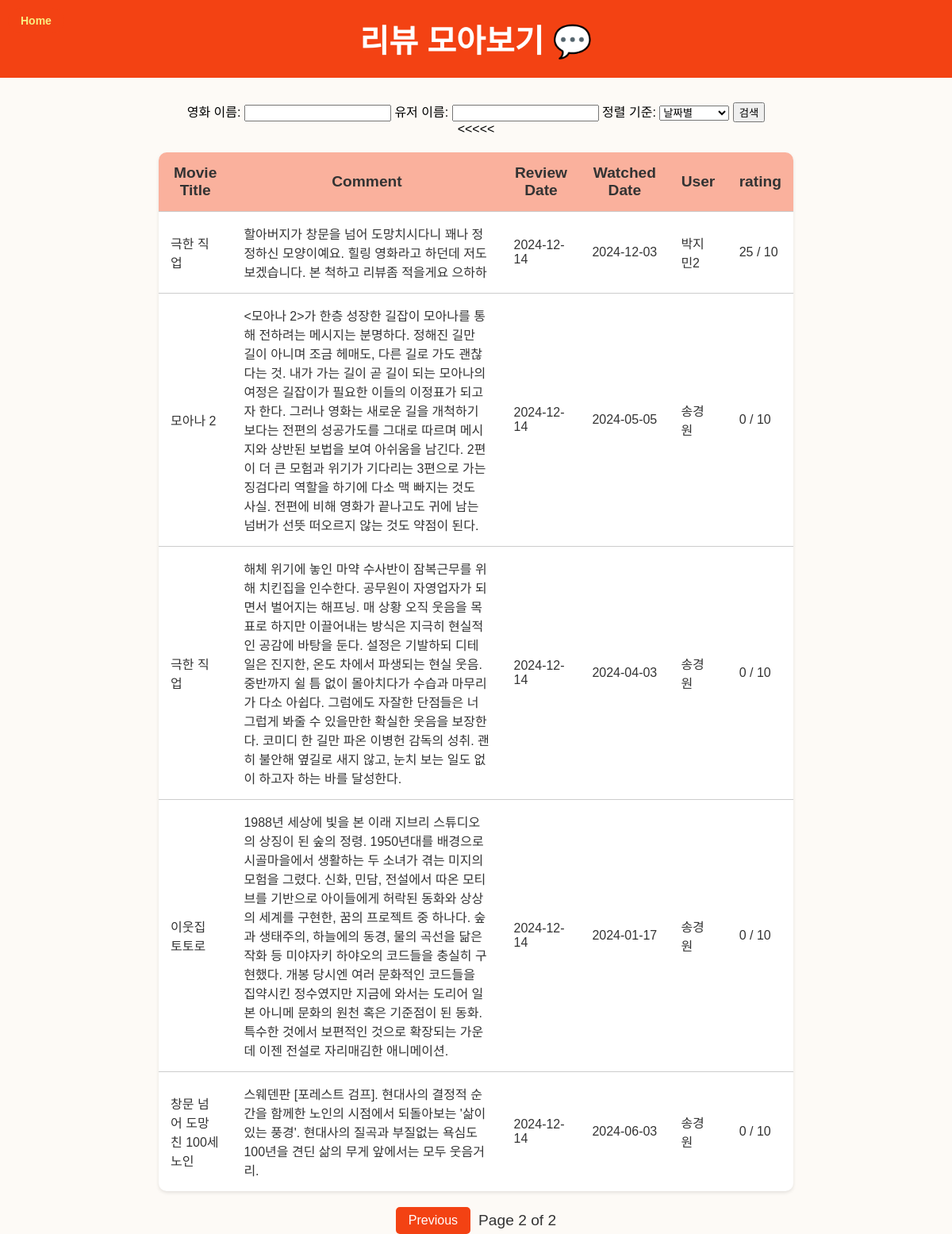
Screenshot of /review?page=2&movie=&user=&sort=date with the database file from the repository.
### tables this page shows
CREATE TABLE Review (
        reviewID INTEGER PRIMARY KEY AUTOINCREMENT,
        movieID INTEGER NOT NULL,
        userID INTEGER NOT NULL,
        comment TEXT NOT NULL,
        reviewDate DATE NOT NULL,
        watchedDate DATE NOT NULL, rating INTEGER DEFAULT 0,
        FOREIGN KEY (movieID) REFERENCES Movie(movieID),
        FOREIGN KEY (userID) REFERENCES User(userID)
    );

CREATE TABLE Movie (
    movieID INTEGER PRIMARY KEY,
    title TEXT NOT NULL,
    genre TEXT,
    release_date DATE,
    runtime INT,
    poster TEXT
);

CREATE TABLE "User" (
    UserID TEXT PRIMARY KEY,
    ReviewID INTEGER
);

### app.py (the view)
@app.route('/review', methods=['GET'])
def all_reviews():
    page = int(request.args.get('page', 1))  # 현재 페이지, 기본값 1
    per_page = 10  # 한 페이지당 리뷰 수
    offset = (page - 1) * per_page
    search_movie = request.args.get('movie', '')  # 영화 이름 검색
    search_user = request.args.get('user', '')  # 유저 검색
    sort_by = request.args.get('sort', 'date')  # 정렬 기준 (기본값: 날짜)
    conn = get_db_connection()
    count_query = '''
        SELECT COUNT(*)
        FROM Review r
        JOIN Movie m ON r.movieID = m.movieID
        JOIN User u ON r.userID = u.UserID
        WHERE m.title LIKE ? AND u.UserID LIKE ?
    '''
    total_reviews = conn.execute(
        count_query,
        (f"%{search_movie}%", f"%{search_user}%")
    ).fetchone()[0]
    total_pages = (total_reviews + per_page - 1) // per_page  # 전체 페이지 수
    if sort_by == 'movie':
        order_clause = 'ORDER BY m.title ASC, r.reviewDate DESC'
    elif sort_by == 'user':
        order_clause = 'ORDER BY u.UserID ASC, r.reviewDate DESC'
    else:  # 기본값: 날짜별
        order_clause = 'ORDER BY r.reviewDate DESC'
    reviews_query = f'''
        SELECT
            r.comment,
            r.reviewDate,
            r.watchedDate,
            m.title AS movie_title,
            u.UserID AS user_name,
            r.rating
        FROM Review r
        JOIN Movie m ON r.movieID = m.movieID
        JOIN User u ON r.userID = u.UserID
        WHERE m.title LIKE ? AND u.UserID LIKE ?
        {order_clause}
        LIMIT ? OFFSET ?
    '''
    reviews = conn.execute(
        reviews_query,
        (f"%{search_movie}%", f"%{search_user}%", per_page, offset)
    ).fetchall()
    conn.close()
    return render_template(
        'all_reviews.html',
        reviews=reviews,
        page=page,
        total_pages=total_pages,
        search_movie=search_movie,
        search_user=search_user,
        sort_by=sort_by
    )

### app.py (called while the page is built)
def get_db_connection():
    conn = sqlite3.connect('database/movies.db')
    conn.row_factory = sqlite3.Row
    return conn

### templates/all_reviews.html (shortened to what this page needs)
<!DOCTYPE html>
<html lang="ko">
<head>
    <link rel="stylesheet" href="{{ url_for('static', filename='style.css') }}">
</head>
<body>
    <a href="/" class="home-button">Home</a>
    <header style="margin-bottom: 30px;">
        <h1>리뷰 모아보기 💬</h1>
    </header>
    <form method="get" action="{{ url_for('all_reviews') }}">
        <label for="movie">영화 이름:</label>
        <input type="text" id="movie" name="movie" value="{{ search_movie }}">
        <label for="user">유저 이름:</label>
        <input type="text" id="user" name="user" value="{{ search_user }}">
        <label for="sort">정렬 기준:</label>
        <select id="sort" name="sort">
            <option value="date" {% if sort_by=='date' %}selected{% endif %}>날짜별</option>
        </select>
        <button type="submit">검색</button>
    </form>
    <main>
        {% if reviews %}
        <table class="review-table">
            <thead>
                <tr>
                    <th>Movie Title</th>
                    <th>Comment</th>
                    <th>Review Date</th>
                    <th>Watched Date</th>
                    <th>User</th>
                    <th>rating</th>
                </tr>
            </thead>
            <tbody>
                {% for review in reviews %}
                <tr>
                    <td>{{ review['movie_title'] }}</td>
                    <td>{{ review['comment'] }}</td>
                    <td>{{ review['reviewDate'] }}</td>
                    <td>{{ review['watchedDate'] }}</td>
                    <td>{{ review['user_name'] }}</td>
                    <<td>{{ review['rating'] }} / 10</td>
                </tr>
                {% endfor %}
            </tbody>
        </table>
        <div class="pagination">
            {% if page > 1 %}
            <a
                href="{{ url_for('all_reviews', page=page-1, movie=search_movie, user=search_user, sort=sort_by) }}">Previous</a>
            {% endif %}
            <span>Page {{ page }} of {{ total_pages }}</span>
        </div>
        {% else %}
        <p>리뷰가 없습니다. 😢</p>
        {% endif %}
    </main>
</body>
</html>

### static/style.css (style rules this page uses)
body { font-family: 'Arial', sans-serif; text-align: center; margin: 0; padding: 0; background-color: #fdfaf6; }
header { background-color: #f34213; color: white; padding: 20px; margin-bottom: 20px; }
header h1 { font-size: 2.5em; margin: 0; }
.review-table { width: 90%; max-width: 800px; margin: 20px auto; border-collapse: collapse; background-color: #fff; box-shadow: 0 2px 4px rgba(0, 0, 0, 0.1); border-radius: 10px; overflow: hidden; }
.review-table thead tr th { background-color: #fab19d !important; color: #333; text-align: center; font-weight: bold; }
.review-table th, .review-table td { padding: 15px; text-align: left; border-bottom: 1px solid #ccc; }
.review-table th { font-size: 1.2em; text-align: center; }
.review-table tbody tr:last-child td { border-bottom: none; }
.review-table tbody td { font-size: 1em; color: #333; }
.pagination { display: flex; justify-content: center; align-items: center; gap: 10px; margin-top: 20px; }
.pagination a { text-decoration: none; color: white; background-color: #f34213; padding: 8px 16px; border-radius: 5px; transition: background-color 0.3s; }
.pagination span { font-size: 1.2em; color: #333; }
.home-button { position: absolute; top: 10px; left: 10px; text-decoration: none; padding: 8px 16px; background-color: #f34213; color: #faee81; font-weight: bold; font-size: 14px; border-radius: 20px; transition: background-color 0.3s; }

### rows the page displays
Review: movie_title "극한 직업", comment "할아버지가 창문을 넘어 도망치시다니 꽤나 정정하신 모양이예요. 힐링 영화라고 하던데 저도 보겠습니다. 본 척하고 리뷰좀 적을게요 으하하", reviewDate "2024-12-14", watchedDate "2024-12-03", user_name "박지민2", rating "25"
Review: movie_title "모아나 2", comment "<모아나 2>가 한층 성장한 길잡이 모아나를 통해 전하려는 메시지는 분명하다. 정해진 길만 길이 아니며 조금 헤매도, 다른 길로 가도 괜찮다는 것. 내가 가는 길이 곧 길이 되는 모아나의 여정은 길잡이가 필요한 이들의 이정표가 되고자 한다. 그러나 영화는 새로운 길을 개척하기보다는 전편의 성공가도를 그대로 따르며 메시지와 상반된 보법을 보여 아쉬움을 남긴다. 2편이 더 큰 모험과 위기가 기다리는 3편으로 가는 징검다리 역할을 하기에 다소 맥 빠지는 것도 사실. 전편에 비해 영화가 끝나고도 귀에 남는 넘버가 선뜻 떠오르지 않는 것도 약점이 된다.", reviewDate "2024-12-14", watchedDate "2024-05-05", user_name "송경원", rating "0"
Review: movie_title "극한 직업", comment "해체 위기에 놓인 마약 수사반이 잠복근무를 위해 치킨집을 인수한다. 공무원이 자영업자가 되면서 벌어지는 해프닝. 매 상황 오직 웃음을 목표로 하지만 이끌어내는 방식은 지극히 현실적인 공감에 바탕을 둔다. 설정은 기발하되 디테일은 진지한, 온도 차에서 파생되는 현실 웃음. 중반까지 쉴 틈 없이 몰아치다가 수습과 마무리가 다소 아쉽다. 그럼에도 자잘한 단점들은 너그럽게 봐줄 수 있을만한 확실한 웃음을 보장한다. 코미디 한 길만 파온 이병헌 감독의 성취. 괜히 불안해 옆길로 새지 않고, 눈치 보는 일도 없이 하고자 하는 바를 달성한다.", reviewDate "2024-12-14", watchedDate "2024-04-03", user_name "송경원", rating "0"
Review: movie_title "이웃집 토토로", comment "1988년 세상에 빛을 본 이래 지브리 스튜디오의 상징이 된 숲의 정령. 1950년대를 배경으로 시골마을에서 생활하는 두 소녀가 겪는 미지의 모험을 그렸다. 신화, 민담, 전설에서 따온 모티브를 기반으로 아이들에게 허락된 동화와 상상의 세계를 구현한, 꿈의 프로젝트 중 하나다. 숲과 생태주의, 하늘에의 동경, 물의 곡선을 닮은 작화 등 미야자키 하야오의 코드들을 충실히 구현했다. 개봉 당시엔 여러 문화적인 코드들을 집약시킨 정수였지만 지금에 와서는 도리어 일본 아니메 문화의 원천 혹은 기준점이 된 동화. 특수한 것에서 보편적인 것으로 확장되는 가운데 이젠 전설로 자리매김한 애니메이션.", reviewDate "2024-12-14", watchedDate "2024-01-17", user_name "송경원", rating "0"
Review: movie_title "창문 넘어 도망친 100세 노인", comment "스웨덴판 [포레스트 검프]. 현대사의 결정적 순간을 함께한 노인의 시점에서 되돌아보는 '삶이 있는 풍경'. 현대사의 질곡과 부질없는 욕심도 100년을 견딘 삶의 무게 앞에서는 모두 웃음거리.", reviewDate "2024-12-14", watchedDate "2024-06-03", user_name "송경원", rating "0"

### other values shown
{{ page }} "2"
{{ total_pages }} "2"
